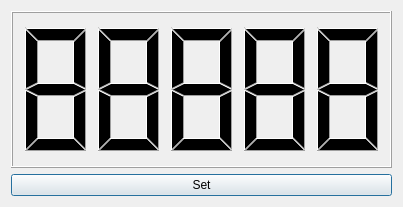
<?xml version="1.0" encoding="UTF-8"?>
<ui version="4.0">
 <class>LCD</class>
 <widget class="QDialog" name="LCD">
  <property name="geometry">
   <rect>
    <x>0</x>
    <y>0</y>
    <width>403</width>
    <height>207</height>
   </rect>
  </property>
  <property name="windowTitle">
   <string>QLCDNumber</string>
  </property>
  <layout class="QGridLayout" name="gridLayout">
   <item row="0" column="0">
    <widget class="QLCDNumber" name="lcdNumber">
     <property name="intValue" stdset="0">
      <number>88888</number>
     </property>
    </widget>
   </item>
   <item row="1" column="0">
    <widget class="QPushButton" name="Set">
     <property name="text">
      <string>Set</string>
     </property>
    </widget>
   </item>
  </layout>
 </widget>
 <resources/>
 <connections/>
</ui>
